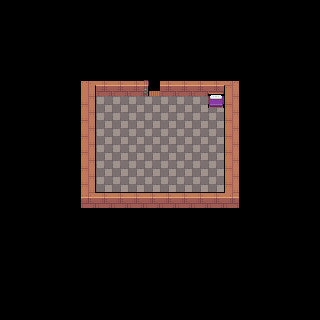

This game map was drawn from its Tiled (.tmx) file and the tilesets committed beside it. A one-line description and the trimmed map source follow:
An orthogonal 20x20 tile map with 16x16 px tiles, 3 tile layers (pavimento, muri, pavimento2), 1 hidden layer not drawn and 11 objects.

<map version="1.10" tiledversion="1.11.2" orientation="orthogonal" renderorder="right-down" width="20" height="20" tilewidth="16" tileheight="16" infinite="0" nextlayerid="14" nextobjectid="45">
 <properties>
  <property name="spawnx" type="float" value="11" />
  <property name="spawny" type="float" value="11" />
 </properties>
 <tileset firstgid="1" name="CustomTileset" tilewidth="16" tileheight="16" spacing="2" margin="2" tilecount="64" columns="8">
  <image source="CustomTileset.png" width="160" height="160" />
  <tile id="0">
   <properties>
    <property name="solido" type="bool" value="true" />
   </properties>
  </tile>
  <tile id="1">
   <properties>
    <property name="solido" type="bool" value="true" />
   </properties>
  </tile>
  <tile id="2">
   <properties>
    <property name="solido" type="bool" value="true" />
   </properties>
  </tile>
  <tile id="3">
   <properties>
    <property name="solido" type="bool" value="true" />
   </properties>
  </tile>
  <tile id="4">
   <properties>
    <property name="solido" type="bool" value="true" />
   </properties>
  </tile>
  <tile id="5">
   <properties>
    <property name="solido" type="bool" value="true" />
   </properties>
  </tile>
  <tile id="6">
   <properties>
    <property name="solido" type="bool" value="true" />
   </properties>
  </tile>
  <tile id="8">
   <properties>
    <property name="solido" type="bool" value="true" />
   </properties>
  </tile>
  <tile id="10">
   <properties>
    <property name="solido" type="bool" value="true" />
   </properties>
  </tile>
  <tile id="11">
   <properties>
    <property name="solido" type="bool" value="true" />
   </properties>
  </tile>
  <tile id="12">
   <properties>
    <property name="solido" type="bool" value="true" />
   </properties>
  </tile>
  <tile id="13">
   <properties>
    <property name="solido" type="bool" value="true" />
   </properties>
  </tile>
  <tile id="14">
   <properties>
    <property name="solido" type="bool" value="true" />
   </properties>
  </tile>
  <tile id="16">
   <properties>
    <property name="solido" type="bool" value="true" />
   </properties>
  </tile>
  <tile id="17">
   <properties>
    <property name="solido" type="bool" value="true" />
   </properties>
  </tile>
  <tile id="18">
   <properties>
    <property name="solido" type="bool" value="true" />
   </properties>
  </tile>
  <tile id="19">
   <properties>
    <property name="solido" type="bool" value="true" />
   </properties>
  </tile>
  <tile id="20">
   <properties>
    <property name="solido" type="bool" value="true" />
   </properties>
  </tile>
  <tile id="21">
   <properties>
    <property name="solido" type="bool" value="true" />
   </properties>
  </tile>
  <tile id="22">
   <properties>
    <property name="solido" type="bool" value="true" />
   </properties>
  </tile>
  <tile id="24">
   <properties>
    <property name="solido" type="bool" value="true" />
   </properties>
  </tile>
  <tile id="25">
   <properties>
    <property name="solido" type="bool" value="true" />
   </properties>
  </tile>
  <tile id="26">
   <properties>
    <property name="solido" type="bool" value="true" />
   </properties>
  </tile>
  <tile id="27">
   <properties>
    <property name="solido" type="bool" value="true" />
   </properties>
  </tile>
  <tile id="28">
   <properties>
    <property name="solido" type="bool" value="true" />
   </properties>
  </tile>
  <tile id="29">
   <properties>
    <property name="solido" type="bool" value="true" />
   </properties>
  </tile>
  <tile id="30">
   <properties>
    <property name="solido" type="bool" value="true" />
   </properties>
  </tile>
  <tile id="32">
   <properties>
    <property name="solido" type="bool" value="true" />
   </properties>
  </tile>
  <tile id="33">
   <properties>
    <property name="solido" type="bool" value="true" />
   </properties>
  </tile>
  <tile id="34">
   <properties>
    <property name="solido" type="bool" value="true" />
   </properties>
   <objectgroup draworder="index" id="2">
    <object id="1" x="0" y="0" width="16" height="16" />
   </objectgroup>
  </tile>
  <tile id="35">
   <properties>
    <property name="solido" type="bool" value="true" />
   </properties>
  </tile>
  <tile id="36">
   <properties>
    <property name="solido" type="bool" value="true" />
   </properties>
  </tile>
  <tile id="37">
   <properties>
    <property name="solido" type="bool" value="true" />
   </properties>
  </tile>
 </tileset>
 <layer id="1" name="collisioni" width="20" height="20" visible="0">
  <data>[400 cells, 352 non-empty, 1 distinct tile ids]</data>
 </layer>
 <layer id="3" name="pavimento" width="20" height="20">
  <data>[400 cells, 48 non-empty, 1 distinct tile ids]</data>
 </layer>
 <layer id="12" name="muri" width="20" height="20">
  <data>[400 cells, 32 non-empty, 9 distinct tile ids]</data>
 </layer>
 <layer id="11" name="pavimento2" width="20" height="20" offsetx="0" offsety="-4">
  <data>[400 cells, 1 non-empty, 1 distinct tile ids]</data>
 </layer>
 <objectgroup id="9" name="collisionobjects">
  <object id="22" x="209" y="93" width="14" height="14" />
  <object id="31" x="80" y="81" width="162" height="15" />
  <object id="32" x="82" y="192" width="157" height="15" />
  <object id="40" x="80" y="90" width="16" height="105" />
  <object id="41" x="223" y="93" width="16" height="105" />
 </objectgroup>
 <objectgroup id="4" name="eventi">
  <properties>
   <property name="spawnX" type="float" value="10" />
   <property name="spawnY" type="float" value="10" />
  </properties>
  <object id="10" x="153" y="89">
   <properties>
    <property name="eventRadius" type="float" value="1.5" />
    <property name="eventType" value="DeathChangeMap" />
    <property name="map" type="int" value="2" />
    <property name="spawnx" type="float" value="14" />
    <property name="spawny" type="float" value="40" />
   </properties>
  </object>
  <object id="15" x="151" y="72" width="19" height="19">
   <properties>
    <property name="color" type="color" value="#6423b9a5" />
    <property name="eventType" value="Light" />
    <property name="intensity" type="float" value="0.15" />
   </properties>
  </object>
  <object id="42" x="96" y="96" width="128" height="96">
   <properties>
    <property name="delay" type="float" value="0" />
    <property name="duration" type="float" value="3.5" />
    <property name="eventType" value="Dialog" />
    <property name="text" value="Dove è finita?" />
   </properties>
  </object>
  <object id="43" x="96" y="112" width="128" height="80">
   <properties>
    <property name="delay" type="float" value="0" />
    <property name="duration" type="float" value="3.5" />
    <property name="eventType" value="Dialog" />
    <property name="text" value="Devo trovarla" />
   </properties>
  </object>
  <object id="44" x="216" y="101">
   <properties>
    <property name="color" type="color" value="#ff9100d9" />
    <property name="eventType" value="Light" />
    <property name="intensity" type="float" value="0.08" />
   </properties>
  </object>
 </objectgroup>
</map>
